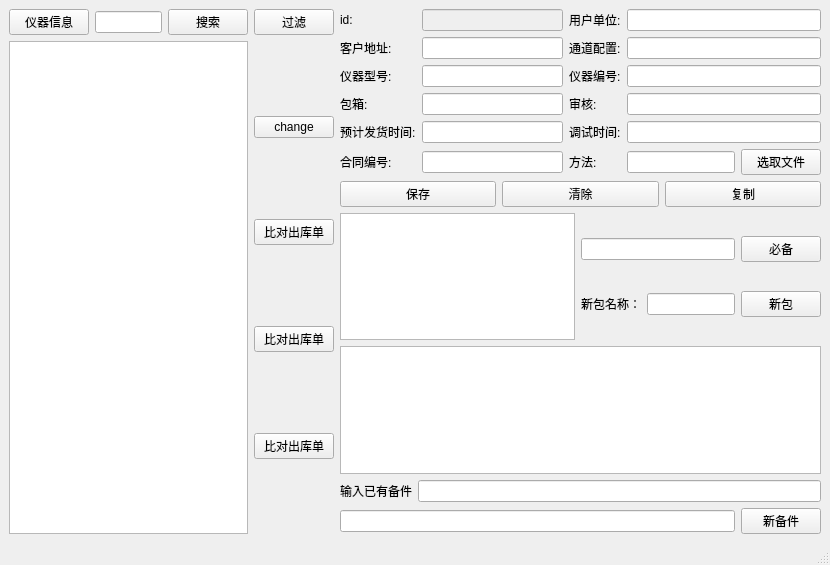
<?xml version="1.0" encoding="UTF-8"?>
<ui version="4.0">
 <class>MainWindow</class>
 <widget class="QMainWindow" name="MainWindow">
  <property name="geometry">
   <rect>
    <x>0</x>
    <y>0</y>
    <width>830</width>
    <height>565</height>
   </rect>
  </property>
  <property name="windowTitle">
   <string>备件管理</string>
  </property>
  <widget class="QWidget" name="centralwidget">
   <layout class="QHBoxLayout" name="horizontalLayout_10">
    <item>
     <layout class="QVBoxLayout" name="verticalLayout_2">
      <item>
       <layout class="QHBoxLayout" name="horizontalLayout_2">
        <item>
         <widget class="QPushButton" name="pushButton_yiqi">
          <property name="text">
           <string>仪器信息</string>
          </property>
         </widget>
        </item>
        <item>
         <widget class="QLineEdit" name="lineEdit"/>
        </item>
        <item>
         <widget class="QPushButton" name="pushButton_search">
          <property name="text">
           <string>搜索</string>
          </property>
         </widget>
        </item>
        <item>
         <widget class="QPushButton" name="pushButton_filter">
          <property name="text">
           <string>过滤</string>
          </property>
         </widget>
        </item>
       </layout>
      </item>
      <item>
       <layout class="QHBoxLayout" name="horizontalLayout">
        <item>
         <widget class="QTableWidget" name="tableWidget">
          <property name="editTriggers">
           <set>QAbstractItemView::AnyKeyPressed|QAbstractItemView::CurrentChanged|QAbstractItemView::DoubleClicked|QAbstractItemView::EditKeyPressed</set>
          </property>
          <property name="selectionBehavior">
           <enum>QAbstractItemView::SelectRows</enum>
          </property>
         </widget>
        </item>
        <item>
         <layout class="QVBoxLayout" name="verticalLayout">
          <item>
           <widget class="QPushButton" name="pushButton">
            <property name="text">
             <string>change</string>
            </property>
           </widget>
          </item>
          <item>
           <widget class="QPushButton" name="pushButton_4">
            <property name="text">
             <string>比对出库单</string>
            </property>
           </widget>
          </item>
          <item>
           <widget class="QPushButton" name="pushButton_6">
            <property name="text">
             <string>比对出库单</string>
            </property>
           </widget>
          </item>
          <item>
           <widget class="QPushButton" name="pushButton_7">
            <property name="text">
             <string>比对出库单</string>
            </property>
           </widget>
          </item>
         </layout>
        </item>
       </layout>
      </item>
     </layout>
    </item>
    <item>
     <layout class="QVBoxLayout" name="verticalLayout_7">
      <item>
       <layout class="QVBoxLayout" name="verticalLayout_6">
        <item>
         <layout class="QGridLayout" name="gridLayout">
          <item row="0" column="0">
           <widget class="QLabel" name="label">
            <property name="text">
             <string>id:</string>
            </property>
           </widget>
          </item>
          <item row="0" column="1">
           <widget class="QLineEdit" name="lineEdit_id">
            <property name="enabled">
             <bool>false</bool>
            </property>
           </widget>
          </item>
          <item row="0" column="2">
           <widget class="QLabel" name="label_10">
            <property name="text">
             <string>用户单位:</string>
            </property>
           </widget>
          </item>
          <item row="0" column="3">
           <widget class="QLineEdit" name="lineEdit_yonghu"/>
          </item>
          <item row="1" column="0">
           <widget class="QLabel" name="label_2">
            <property name="text">
             <string>客户地址:</string>
            </property>
           </widget>
          </item>
          <item row="1" column="1">
           <widget class="QLineEdit" name="lineEdit_addr"/>
          </item>
          <item row="1" column="2">
           <widget class="QLabel" name="label_11">
            <property name="text">
             <string>通道配置:</string>
            </property>
           </widget>
          </item>
          <item row="1" column="3">
           <widget class="QLineEdit" name="lineEdit_channels"/>
          </item>
          <item row="2" column="0">
           <widget class="QLabel" name="label_3">
            <property name="text">
             <string>仪器型号:</string>
            </property>
           </widget>
          </item>
          <item row="2" column="1">
           <widget class="QLineEdit" name="lineEdit_yiqixinghao"/>
          </item>
          <item row="2" column="2">
           <widget class="QLabel" name="label_9">
            <property name="text">
             <string>仪器编号:</string>
            </property>
           </widget>
          </item>
          <item row="2" column="3">
           <widget class="QLineEdit" name="lineEdit_yiqibh"/>
          </item>
          <item row="3" column="0">
           <widget class="QLabel" name="label_5">
            <property name="text">
             <string>包箱:</string>
            </property>
           </widget>
          </item>
          <item row="3" column="1">
           <widget class="QLineEdit" name="lineEdit_baoxiang"/>
          </item>
          <item row="3" column="2">
           <widget class="QLabel" name="label_8">
            <property name="text">
             <string>审核:</string>
            </property>
           </widget>
          </item>
          <item row="3" column="3">
           <widget class="QLineEdit" name="lineEdit_shenhe"/>
          </item>
          <item row="4" column="0">
           <widget class="QLabel" name="label_6">
            <property name="text">
             <string>预计发货时间:</string>
            </property>
           </widget>
          </item>
          <item row="4" column="1">
           <widget class="QLineEdit" name="lineEdit_yujifahuo_date"/>
          </item>
          <item row="4" column="2">
           <widget class="QLabel" name="label_7">
            <property name="text">
             <string>调试时间:</string>
            </property>
           </widget>
          </item>
          <item row="4" column="3">
           <widget class="QLineEdit" name="lineEdit_tiaoshi_date"/>
          </item>
          <item row="5" column="0">
           <widget class="QLabel" name="label_4">
            <property name="text">
             <string>合同编号:</string>
            </property>
           </widget>
          </item>
          <item row="5" column="1">
           <widget class="QLineEdit" name="lineEdit_hetongbh"/>
          </item>
          <item row="5" column="2">
           <widget class="QLabel" name="label_12">
            <property name="text">
             <string>方法:</string>
            </property>
           </widget>
          </item>
          <item row="5" column="3">
           <layout class="QHBoxLayout" name="horizontalLayout_4">
            <item>
             <widget class="QLineEdit" name="lineEdit_method"/>
            </item>
            <item>
             <widget class="QPushButton" name="pushButton_method">
              <property name="text">
               <string>选取文件</string>
              </property>
             </widget>
            </item>
           </layout>
          </item>
         </layout>
        </item>
        <item>
         <layout class="QHBoxLayout" name="horizontalLayout_3">
          <item>
           <widget class="QPushButton" name="pushButton_save">
            <property name="text">
             <string>保存</string>
            </property>
           </widget>
          </item>
          <item>
           <widget class="QPushButton" name="pushButton_clear">
            <property name="text">
             <string>清除</string>
            </property>
           </widget>
          </item>
          <item>
           <widget class="QPushButton" name="pushButton_copy">
            <property name="text">
             <string>复制</string>
            </property>
           </widget>
          </item>
         </layout>
        </item>
       </layout>
      </item>
      <item>
       <layout class="QVBoxLayout" name="verticalLayout_5">
        <item>
         <layout class="QHBoxLayout" name="horizontalLayout_9">
          <item>
           <widget class="QTableWidget" name="tableWidget_2"/>
          </item>
          <item>
           <layout class="QVBoxLayout" name="verticalLayout_4">
            <item>
             <layout class="QHBoxLayout" name="horizontalLayout_8">
              <item>
               <widget class="QLineEdit" name="lineEdit_13"/>
              </item>
              <item>
               <widget class="QPushButton" name="pushButton_bibei">
                <property name="text">
                 <string>必备</string>
                </property>
               </widget>
              </item>
             </layout>
            </item>
            <item>
             <layout class="QHBoxLayout" name="horizontalLayout_7">
              <item>
               <widget class="QLabel" name="label_13">
                <property name="text">
                 <string>新包名称：</string>
                </property>
               </widget>
              </item>
              <item>
               <widget class="QLineEdit" name="lineEdit_14"/>
              </item>
              <item>
               <widget class="QPushButton" name="pushButton_newpack">
                <property name="text">
                 <string>新包</string>
                </property>
               </widget>
              </item>
             </layout>
            </item>
           </layout>
          </item>
         </layout>
        </item>
        <item>
         <layout class="QVBoxLayout" name="verticalLayout_3">
          <item>
           <widget class="QTableWidget" name="tableWidget_3"/>
          </item>
          <item>
           <layout class="QHBoxLayout" name="horizontalLayout_5">
            <item>
             <widget class="QLabel" name="label_14">
              <property name="text">
               <string>输入已有备件</string>
              </property>
             </widget>
            </item>
            <item>
             <widget class="QLineEdit" name="lineEdit_3"/>
            </item>
           </layout>
          </item>
          <item>
           <layout class="QHBoxLayout" name="horizontalLayout_6">
            <item>
             <widget class="QLineEdit" name="lineEdit_4"/>
            </item>
            <item>
             <widget class="QPushButton" name="pushButton_5">
              <property name="text">
               <string>新备件</string>
              </property>
             </widget>
            </item>
           </layout>
          </item>
         </layout>
        </item>
       </layout>
      </item>
     </layout>
    </item>
   </layout>
  </widget>
  <widget class="QStatusBar" name="statusbar"/>
 </widget>
 <resources/>
 <connections>
  <connection>
   <sender>pushButton</sender>
   <signal>clicked()</signal>
   <receiver>MainWindow</receiver>
   <slot>change()</slot>
   <hints>
    <hint type="sourcelabel">
     <x>376</x>
     <y>481</y>
    </hint>
    <hint type="destinationlabel">
     <x>103</x>
     <y>126</y>
    </hint>
   </hints>
  </connection>
  <connection>
   <sender>pushButton_yiqi</sender>
   <signal>clicked()</signal>
   <receiver>MainWindow</receiver>
   <slot>add()</slot>
   <hints>
    <hint type="sourcelabel">
     <x>81</x>
     <y>481</y>
    </hint>
    <hint type="destinationlabel">
     <x>66</x>
     <y>380</y>
    </hint>
   </hints>
  </connection>
  <connection>
   <sender>pushButton_filter</sender>
   <signal>clicked()</signal>
   <receiver>MainWindow</receiver>
   <slot>delete()</slot>
   <hints>
    <hint type="sourcelabel">
     <x>198</x>
     <y>481</y>
    </hint>
    <hint type="destinationlabel">
     <x>143</x>
     <y>377</y>
    </hint>
   </hints>
  </connection>
  <connection>
   <sender>pushButton_4</sender>
   <signal>clicked()</signal>
   <receiver>MainWindow</receiver>
   <slot>bj()</slot>
   <hints>
    <hint type="sourcelabel">
     <x>523</x>
     <y>481</y>
    </hint>
    <hint type="destinationlabel">
     <x>429</x>
     <y>0</y>
    </hint>
   </hints>
  </connection>
  <connection>
   <sender>tableWidget</sender>
   <signal>itemChanged(QTableWidgetItem*)</signal>
   <receiver>MainWindow</receiver>
   <slot>itemchanged()</slot>
   <hints>
    <hint type="sourcelabel">
     <x>224</x>
     <y>243</y>
    </hint>
    <hint type="destinationlabel">
     <x>252</x>
     <y>412</y>
    </hint>
   </hints>
  </connection>
 </connections>
 <slots>
  <slot>change()</slot>
  <slot>add()</slot>
  <slot>delete()</slot>
  <slot>bj()</slot>
  <slot>itemchanged()</slot>
 </slots>
</ui>
